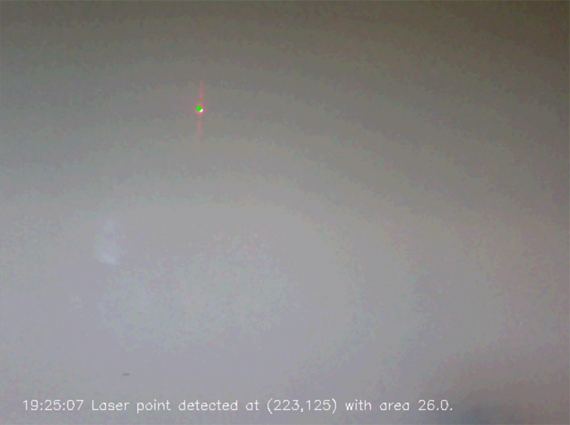
#> input picture img/DotDetection.png, 570 x 425 px, given in place of the camera
$ python LaserMote.py   (Python 2 division)   (older library calls are emulated)
#> lines starting #> are read from the running program, lines starting #| are printed output that depends on the picture; after the words box and inside, x2 and y2 are one past the last pixel; in counts of white or black regions, pixels touching at a corner belong together
### Point.py
__author__ = "Mustafa S"

from threading import Thread
import time
from Feedback import Feedback

class Point(Thread):
    def __init__(self, reset_time=2,
                 wait_time=5,
                 seen=False,
                 debug=False):

        """
        Initializes all variables.

        :param reset_time: how long should we wait after we last see the laser dot to  reset laser dot 'seen' to false.
        :param wait_time: how long should we wait to determine if a gesture is detected.
        :param seen: boolean to check if we saw the laser dot 'reset_time' seconds ago.
        :param debug: boolean to determine whether to print debug messages or not.
        """

        Thread.__init__(self)

        self.reset_time = reset_time

        self.found_time = None  # first found time
        self.last_found_time = None  # the end time (when it was last disappeared)
        self.wait_time = wait_time

        self.seen = seen
        self.last_seen_x = None
        self.last_seen_y = None

        self.on = False

        self.debug = debug

        self.current_object = None

    def run(self):
        """
        Method to be run in a different thread. Checks if it has been over 'reset_time' since the last
        time we found laser dot.

        :rtype: void

        """
        while True:
            if self.last_found_time is not None:
                elapsed = (time.time() - self.last_found_time)
                if elapsed >= self.reset_time and self.seen and self.is_off():
                    self.seen = False
                    self.found_time = None
                    if self.debug:
                        print "[DEBUG] Resetting seen to false. (automatic reset after #{0} seconds)".format(str(
                            self.reset_time))

    # [64 lines left out: functions update_last_seen_position, get_last_seen_coordinates, set_on, set_off, was_seen, not called in this run]

    def is_on(self):
        """
        Returns true if laser dot is currently on.

        :return: on or not?
        :rtype: boolean
        """
        return self.on

    # [8 lines left out: function is_off, not called in this run]

### LaserMote.py
__author__ = "Mustafa S"

from ObjectLocation import ObjectLocation
from Point import Point
import matplotlib.pyplot as plt
import cv2
import argparse
import sys
import math
import numpy as np
import time


# [16 lines left out: function image_show, not called in this run]


# Defined colors
RED = (0, 0, 255)
GREEN = (0, 255, 0)
BLUE = (255, 0, 0)
WHITE = (255, 255, 255)
BLACK = (0, 0, 0)


class LaserMote(object):
    NOT_FOUND_TEXT = "Laser pointer is not detected."
    BOTTOM_LEFT_COORD = (25, 460)

    def __init__(self,
                 min_hue=155, max_hue=179,
                 min_sat=100, max_sat=255,
                 min_val=200, max_val=255,
                 min_area=2, max_area=300,
                 reset_time=None, wait_time=5,
                 distance_threshold=25,
                 tracking_method=1,
                 capture_locations_flag=True,
                 locations_size=1,
                 write_to_video=False,
                 debug=False, ):

        """
        Initializes all needed variables.

        :param capture_locations_flag: boolean to determine whether or not ROIs should be set or already set
        :param min_hue: minimum hue allowed.
        :param max_hue: maximum hue allowed.
        :param min_sat: minimum saturation allowed.
        :param max_sat: maximum saturation allowed.
        :param min_val: minimum value allowed.
        :param max_val: maximum value allowed.
        :param min_area: minimum area of the laser dot to look for.
        :param max_area: maximum area of the laser dot to look for.
        :param reset_time: time threshold to reset the last seen laser dot if not seen.
        :param wait_time: the wait time to execute an action "turn on tv, print something, etc".
        :param distance_threshold: threshold of the distance between current point location and last seen point location.
        :param tracking_method: which tracking method to use.
        :param write_to_video: boolean to write to video.
        :param debug: boolean to allow/disallow debug printing and extra windows.
        :rtype : LaserMote object.
        """

        self.min_hue = min_hue
        self.max_hue = max_hue
        self.min_sat = min_sat
        self.max_sat = max_sat
        self.min_val = min_val
        self.max_val = max_val

        self.min_area = min_area
        self.max_area = max_area

        if not reset_time:
            if tracking_method == 1:
                self.reset_time = 1.5
            elif tracking_method == 2:
                self.reset_time = 2
        else:
            self.reset_time = 1

        self.wait_time = wait_time

        self.camera = None
        self.out = None
        self.write_to_video = write_to_video

        self.capture_locations_flag = capture_locations_flag
        if not capture_locations_flag:
            self.locations_size = 0
        else:
            self.locations_size = locations_size

        cv2.namedWindow('result')
        cv2.setMouseCallback("result", self.capture_locations, 0)

        self.debug = debug

        self.result = None
        self.background = None
        self.blacked = None

        self.point = Point(reset_time=self.reset_time, wait_time=self.wait_time, debug=self.debug)
        self.point.setName('PointThread')
        self.point.daemon = True  # make deamon thread to terminate when main program ends
        self.point.start()

        self.distance_threshold = distance_threshold

        self.tracking_method = tracking_method

        self.reference_points = []
        self.object_locations = []

    # [125 lines left out: functions capture_locations, show_object_locations, is_dot_within_rois, get_distance, setup_video, not called in this run]

    def setup_capture(self):
        """
        Setups the camera capture.

        :return: camera capture.
        :rtype: VideoCapture object
        """
        self.camera = cv2.VideoCapture(0)
        if not self.camera.isOpened():
            sys.stderr.write("Error capturing camera at location 0. Quitting.\n")
            sys.exit(1)

        return self.camera

    @staticmethod
    def time_in_h_m_s():
        return time.strftime('%H:%M:%S')

    def debug_text(self, cx=None, cy=None, area=None, found=False):
        """
        Returns text describing location and area of laser dot, if found.
        Otherwise return not found debug text

        :param cx: x axis value.
        :param cy: y axis value.
        :param area: approximation of laser dot area.
        :param found: is dot found or not
        :rtype : String
        """
        if found:
            return "{time} Laser point detected at ({cx},{cy}) with area {area}." \
                .format(time=self.time_in_h_m_s(), cx=cx, cy=cy, area=area)
        else:
            return "{time} {text}".format(time=self.time_in_h_m_s(), text=LaserMote.NOT_FOUND_TEXT)

    def in_laser_color_range(self, frame):
        """
        Tracking method 1.

        :param frame: frame to threshold.
        :return: hsv image, and image within our threshold.
        """
        hsv = cv2.cvtColor(frame, cv2.COLOR_BGR2HSV)

        # Normal masking algorithm
        lower_red = np.array([self.min_hue, self.min_sat, self.min_val])
        upper_red = np.array([self.max_hue, self.max_sat, self.max_val])

        mask = cv2.inRange(hsv, lower_red, upper_red)

        laser = cv2.bitwise_and(frame, frame, mask=mask)
        gray = cv2.cvtColor(laser, cv2.COLOR_BGR2GRAY)

        return hsv, gray

    # [31 lines left out: function get_hsv, not called in this run]

    def display(self, laser, frame):
        """
        Finds contour and determines if it's valid laser dot or not through area threshold.
        Displays debug text and draws a circle on detected laser point.

        :param laser: image containing only laser dot (i.e image within our threshold).
        :param frame: frame to display and writing debug text on.
        :return: frame.
        """
        contours, hierarchy = cv2.findContours(
            laser, cv2.RETR_TREE, cv2.CHAIN_APPROX_SIMPLE)

        found_valid_point = False
        for cnt in contours:
            area = cv2.contourArea(cnt)
            M = cv2.moments(cnt)
            # check if the contour is withing the area threshold
            if self.min_area < area < self.max_area:
                cx = int(M['m10'] / M['m00'])
                cy = int(M['m01'] / M['m00'])

                # if self.debug:
                #     print "within threshold " + str(area)

                if self.point.was_seen() \
                        :  # and self.get_distance(cx, cy) <= self.distance_threshold:

                    if self.debug:
                        print "[DEBUG] Distance between last seen point ({0},{1})" \
                              " and current point ({2},{3}) :{4}".format(str(self.point.last_seen_x),
                                                                         str(self.point.last_seen_y),
                                                                         str(cx), str(cy),
                                                                         str(self.get_distance(cx, cy)))

                    # update last point locations
                    self.point.update_last_seen_position(cx, cy)
                    self.point.set_on()
                    self.point.current_object = self.is_dot_within_rois(cx, cy)

                    # cv2.drawContours(frame, cnt, -1, GREEN, 15)  # draws the contour
                    cv2.circle(frame, (cx, cy), 1, GREEN, thickness=4, lineType=8, shift=0)  # circle cnt center

                elif not self.point.was_seen():
                    # cv2.drawContours(frame, cnt, -1, BLUE, 15)  # draws the contour
                    self.point.set_on()
                    self.point.update_last_seen_position(cx, cy)
                    self.point.current_object = self.is_dot_within_rois(cx, cy)

                    if self.debug:
                        print '[DEBUG] First seen point is at: ({0},{1}).'.format(str(cx), str(cy))
                        print '[DEBUG] Updated last seen coordinates.'

                cv2.putText(
                    frame,
                    self.debug_text(cx, cy, area, found=True), LaserMote.BOTTOM_LEFT_COORD,
                    cv2.FONT_HERSHEY_SIMPLEX, 0.5, WHITE, 1)

                found_valid_point = True
                break  # only one contour

        if not found_valid_point:
            cv2.putText(frame, self.debug_text(),
                        LaserMote.BOTTOM_LEFT_COORD, cv2.FONT_HERSHEY_SIMPLEX, 0.5, WHITE, 1)

            if self.point.is_on() and self.point.was_seen():
                current_object = self.is_dot_within_rois(self.point.last_seen_x, self.point.last_seen_y)
                self.point.set_off(current_object)

        return frame

    def run(self):

        self.setup_capture()
        if self.write_to_video:
            self.setup_video()
        while True:
            # get frame
            ret, frame = self.camera.read()
#> frame is the input picture: shape (425, 570, 3); mean B, G, R 134.5, 135.1, 136.9

            # get frame size
            # w, h = frame.shape[:2]

            # mirror the frame
            frame = cv2.flip(frame, 1)
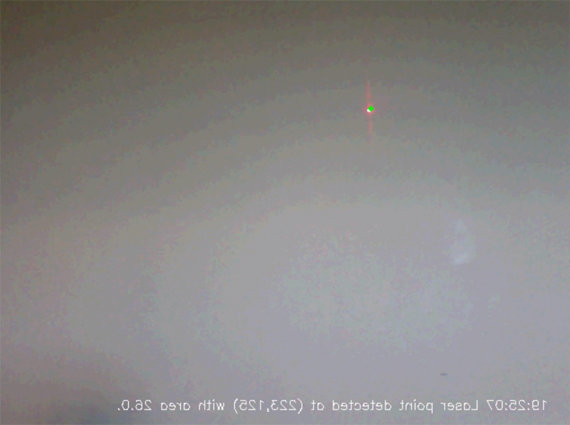
#> frame: shape (425, 570, 3); mean B, G, R 134.5, 135.1, 136.9

            mask = None
            # wait for space to be clicked to capture background
            if cv2.waitKey(1) == 32:
#> (key Esc is pressed here)
                print 'background captured'
                self.background = frame
                # clean up noise by adding median blur
                cv2.medianBlur(self.background, 5, self.background)

                self.blacked = cv2.bitwise_and(frame, frame, mask=mask)

            if self.debug and (self.blacked is not None):
                # [10 lines of commented-out code are left out]
                gray = cv2.cvtColor(frame, cv2.COLOR_BGR2GRAY)
                gray_background = cv2.cvtColor(self.background, cv2.COLOR_BGR2GRAY)
                diff_image = cv2.absdiff(gray, gray_background)
                cv2.threshold(diff_image, 20, 255, cv2.THRESH_BINARY, diff_image)

                element = cv2.getStructuringElement(cv2.MORPH_RECT, (1, 1))
                cv2.erode(diff_image, element, diff_image, iterations=1)
                cv2.dilate(diff_image, element, diff_image, iterations=2)

                self.blacked = cv2.bitwise_and(frame, frame, mask=diff_image)
                cv2.imshow('blacked', self.blacked)
                cv2.imshow('mask', diff_image)

            if not (self.blacked is None):
                hsv, laser = self.get_hsv(self.blacked)
            elif self.tracking_method == 2:
                hsv, laser = self.get_hsv(frame)
            elif self.tracking_method == 1:
                hsv, laser = self.in_laser_color_range(frame)
#> in in_laser_color_range, `hsv = cv2.cvtColor(frame, cv2.COLOR_BGR2HSV)`: hsv: shape (425, 570, 3); mean H, S, V 78.5, 17.3, 139.8
#> in in_laser_color_range, `mask = cv2.inRange(hsv, lower_red, upper_red)`:
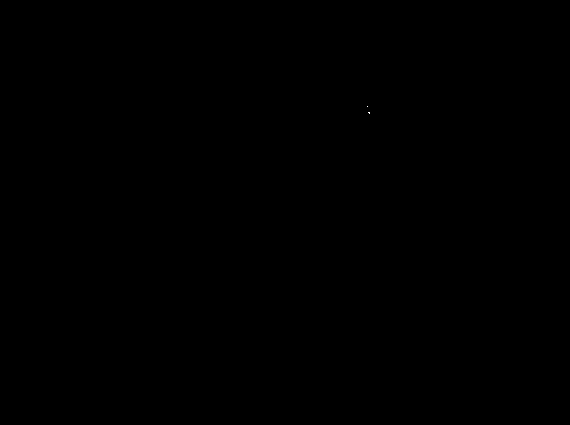
#> mask: shape (425, 570); 0% white in thin lines or dots, all inside (x1, y1, x2, y2) = (367, 106, 370, 114)

            self.result = self.display(laser, frame)
#> in display, `contours, hierarchy = cv2.findContours( laser, cv2.RETR_TREE, cv2.CHAI..`: contours = 2 contours, all with area under 20
#> the loop in display, `for cnt in contours:` made 2 passes
#> (cnt, area) on passes 1 to 2: ([[368, 112], [369, 113], [369, 112]], 0.5), ([[367, 106]], 0)

            if len(self.object_locations) > 0:
                self.show_object_locations()

            cv2.imshow('result', self.result)

            if self.write_to_video:
                self.out.write(self.result)  # writes to video

            if self.debug:
                cv2.imshow('laser', laser)
                cv2.imshow('hsv', hsv)

            # wait for space to save single frame
            # if cv2.waitKey(5) == 32:
            #     singleFrame = frame
            #     image_show(singleFrame)

            # exit on ESC press
            if cv2.waitKey(5) == 27:
                # clean up
#> (key Esc is pressed here)
                cv2.destroyAllWindows()
                self.camera.release()
                if self.write_to_video:
                    self.out.release()
                    self.out = None
                break


if __name__ == '__main__':
    parser = argparse.ArgumentParser(description='Run LaserMote')
    parser.add_argument('-m', '--min_hue',
                        default=165,
                        type=int,
                        help='Minimum Hue'
                        )
    parser.add_argument('-M', '--max_hue',
                        default=179,
                        type=int,
                        help='Maximum Hue'
                        )
    parser.add_argument('-s', '--min_sat',
                        default=40,
                        type=int,
                        help='Minimum Saturation'
                        )
    parser.add_argument('-S', '--max_sat',
                        default=255,
                        type=int,
                        help='Maximum Saturation'
                        )
    parser.add_argument('-v', '--min_val',
                        default=200,
                        type=int,
                        help='Minimum Value'
                        )
    parser.add_argument('-V', '--max_val',
                        default=255,
                        type=int,
                        help='Maximum Value'
                        )
    parser.add_argument('-a', '--min_area',
                        default=2,
                        type=int,
                        help='Minimum area of dot'
                        )
    parser.add_argument('-A', '--max_area',
                        default=300,
                        type=int,
                        help='Maximum area of dot'
                        )
    parser.add_argument('-r', '--reset_time',
                        default=0,
                        type=int,
                        help='Time threshold to reset the last seen laser dot if not seen.'
                        )
    parser.add_argument('-w', '--wait_time',
                        default=5,
                        type=int,
                        help='The wait time to execute an action "turn on tv, print something, etc".'
                        )
    parser.add_argument('-d', '--distance_threshold',
                        default=25,
                        type=int,
                        help='Threshold of the distance between current point location and last seen point location.'
                        )
    parser.add_argument('-t', '--tracking_method',
                        default=1,
                        type=int,
                        help='Which tracking method to use <1,2>?'
                        )
    parser.add_argument('-c', '--capture_locations_flags',
                        default=True,
                        type=bool,
                        help='Are we allowed to set ROIs?'
                        )
    parser.add_argument('-l', '--locations_size',
                        default=1,
                        type=int,
                        help='Number of ROIs to be set'
                        )
    parser.add_argument('-R', '--write_to_video',
                        default=False,
                        type=bool,
                        help='Set video recording on/off'
                        )
    parser.add_argument('-debug', '--debug',
                        default=False,
                        type=bool,
                        help='Show debug messages and windows'
                        )
    params = parser.parse_args()

    LaserMote = LaserMote(min_hue=params.min_hue,
                          max_hue=params.max_hue,
                          min_sat=params.min_sat,
                          max_sat=params.max_sat,
                          min_val=params.min_val,
                          max_val=params.max_val,
                          min_area=params.min_area,
                          max_area=params.max_area,
                          reset_time=params.reset_time,
                          wait_time=params.wait_time,
                          distance_threshold=params.distance_threshold,
                          tracking_method=params.tracking_method,
                          capture_locations_flag=params.capture_locations_flags,
                          locations_size=params.locations_size,
                          write_to_video=params.write_to_video,
                          debug=params.debug)
    LaserMote.run()

$ run again, on img/DotOnTV.png
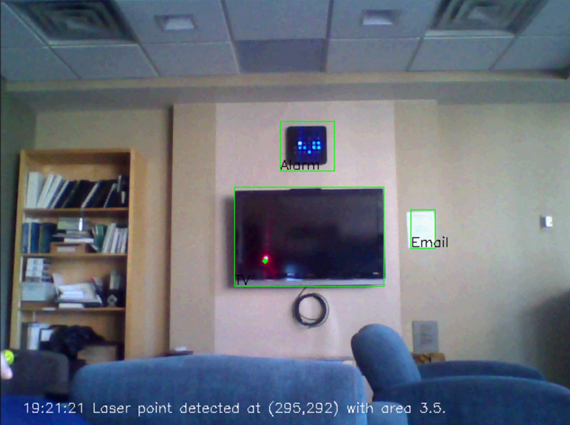
#> input picture img/DotOnTV.png, 570 x 425 px, given in place of the camera
#> in run, frame is the input picture: shape (425, 570, 3); mean B, G, R 123, 112.4, 107
#> in run, `frame = cv2.flip(frame, 1)`:
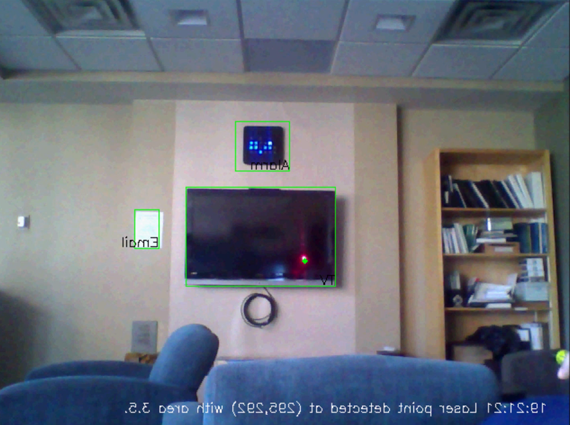
#> frame: shape (425, 570, 3); mean B, G, R 123, 112.4, 107
#> hsv: shape (425, 570, 3); mean H, S, V 91.6, 69.2, 130.2
#> mask: shape (425, 570); 0% white in thin lines or dots, all inside (x1, y1, x2, y2) = (281, 182, 306, 259)
#> contours = 3 contours, all with area under 20
#> the loop in display, `for cnt in contours:` made 3 passes
#> cnt on passes 1 to 3: [[302, 258]], [[305, 257]], [[281, 182]]
